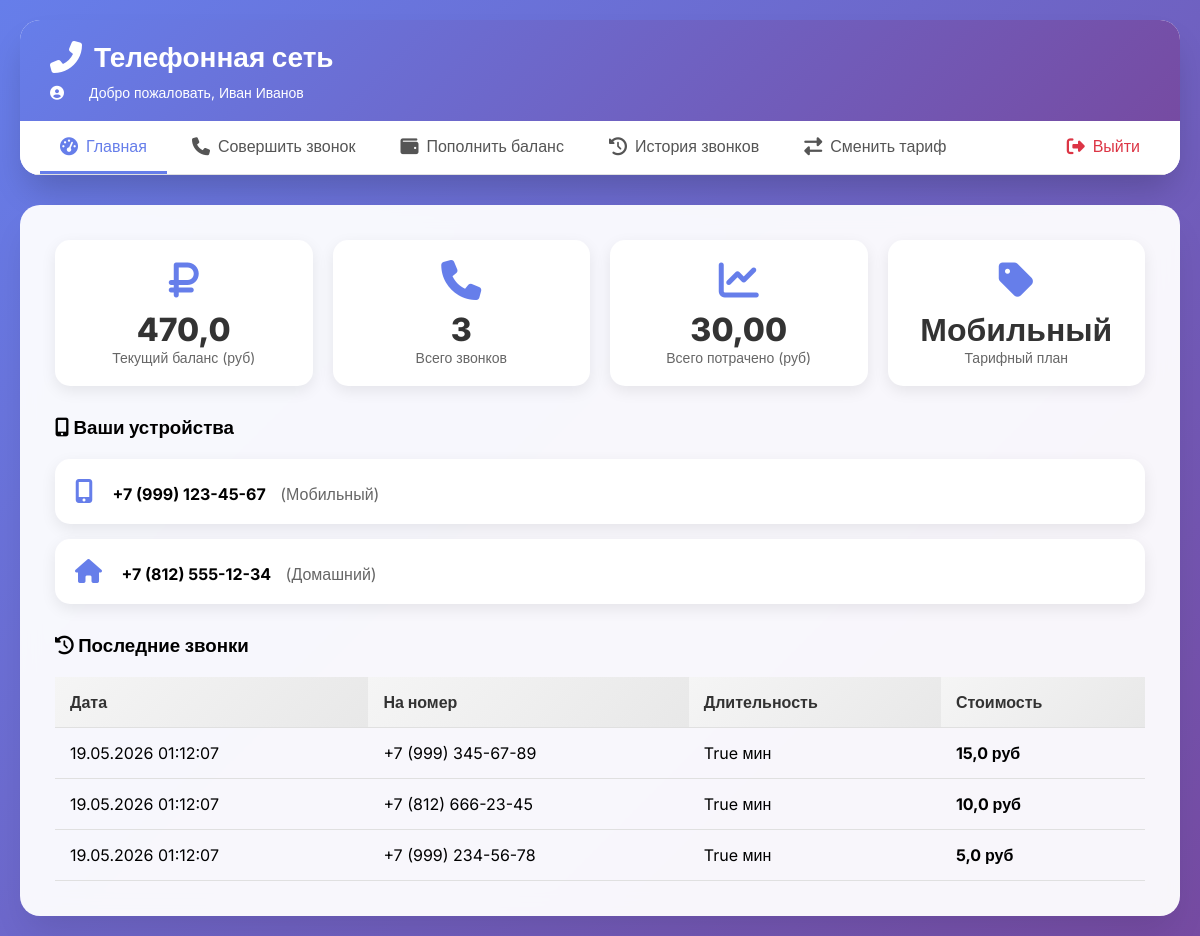
Before: /dashboard/ (signed in) with the older database file.
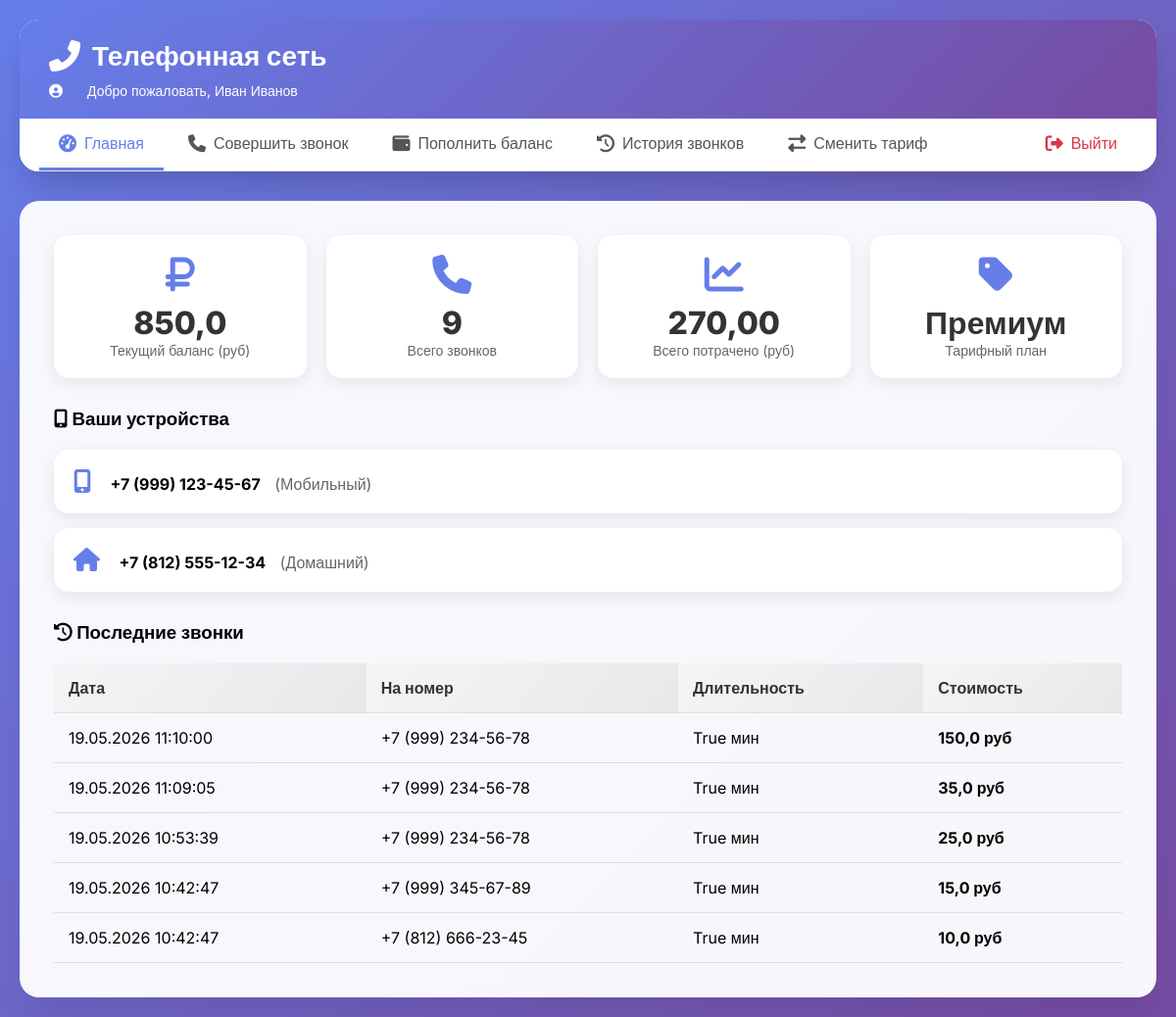
After: the same page with the newer database file.
### billing/models.py (models this page shows, shortened)
class Client(models.Model):
    name = models.CharField(max_length=100)
    balance = models.FloatField(default=0.0)
    tariff = models.ForeignKey(Tariff, on_delete=models.SET_NULL, null=True)
    username = models.CharField(max_length=50, unique=True, default='user')
    password = models.CharField(max_length=128, default='password')
    is_admin = models.BooleanField(default=False)
    class Meta:
        db_table = 'clients'

class Tariff(models.Model):
    name = models.CharField(max_length=50)
    price_per_minute = models.FloatField(default=1.0)
    class Meta:
        db_table = 'tariffs'

class Device(models.Model):
    DEVICE_TYPES = [
        ('mobile', 'Мобильный'),
        ('home', 'Домашний'),
    ]
    phone_number = models.CharField(max_length=20, unique=True)
    device_type = models.CharField(max_length=10, choices=DEVICE_TYPES)
    client = models.ForeignKey(
        Client, on_delete=models.CASCADE, related_name='devices')
    class Meta:
        db_table = 'devices'

class Call(models.Model):
    start_time = models.DateTimeField(auto_now_add=True)
    duration_sec = models.IntegerField()
    cost = models.FloatField(default=0.0)
    from_device = models.ForeignKey(
        Device, on_delete=models.CASCADE, related_name='outgoing_calls')
    to_device = models.ForeignKey(
        Device, on_delete=models.CASCADE, related_name='incoming_calls')
    class Meta:
        db_table = 'calls'

### billing/views.py (the view)
# urls.py: path('dashboard/', views.dashboard, name='dashboard'),
def dashboard(request):
    if 'client_id' not in request.session:
        return redirect('login')
    client = Client.objects.get(id=request.session['client_id'])
    devices = Device.objects.filter(client=client)
    recent_calls = Call.objects.filter(from_device__client=client).order_by('-start_time')[:5]
    context = {
        'client': client,
        'devices': devices,
        'recent_calls': recent_calls,
        'client_name': client.name,
        'total_spent': sum([float(call.cost) for call in Call.objects.filter(from_device__client=client)]),
        'total_calls': Call.objects.filter(from_device__client=client).count(),
    }
    return render(request, 'billing/dashboard.html', context)

### billing/templates/billing/dashboard.html
{% extends 'billing/base.html' %} {% block content %}
<div class="stats-grid">
  <div class="stat-card">
    <i class="fas fa-ruble-sign"></i>
    <div class="number">{{ client.balance }}</div>
    <div class="label">Текущий баланс (руб)</div>
  </div>
  <div class="stat-card">
    <i class="fas fa-phone"></i>
    <div class="number">{{ total_calls }}</div>
    <div class="label">Всего звонков</div>
  </div>
  <div class="stat-card">
    <i class="fas fa-chart-line"></i>
    <div class="number">{{ total_spent|floatformat:2 }}</div>
    <div class="label">Всего потрачено (руб)</div>
  </div>
  <div class="stat-card">
    <i class="fas fa-tag"></i>
    <div class="number">{{ client.tariff.name|default:"Не выбран" }}</div>
    <div class="label">Тарифный план</div>
  </div>
</div>
<h3 style="margin: 30px 0 20px 0">
  <i class="fas fa-mobile-alt"></i> Ваши устройства
</h3>
<div style="display: grid; gap: 15px; margin-bottom: 30px">
  {% for device in devices %}
  <div
    class="card"
    style="display: flex; justify-content: space-between; align-items: center"
  >
    <div>
      <i
        class="fas fa-{% if device.device_type == 'mobile' %}mobile-alt{% else %}home{% endif %}"
        style="color: #667eea; font-size: 24px; margin-right: 15px"
      ></i>
      <strong>{{ device.phone_number }}</strong>
      <span style="color: #666; margin-left: 10px"
        >({{ device.get_device_type_display }})</span
      >
    </div>
  </div>
  {% empty %}
  <div class="alert alert-info">У вас нет зарегистрированных устройств</div>
  {% endfor %}
</div>
<h3 style="margin-bottom: 20px">
  <i class="fas fa-history"></i> Последние звонки
</h3>
{% if recent_calls %}
<table>
  <thead>
    <tr>
      <th>Дата</th>
      <th>На номер</th>
      <th>Длительность</th>
      <th>Стоимость</th>
    </tr>
  </thead>
  <tbody>
    {% for call in recent_calls %}
    <tr>
      <td>{{ call.start_time|date:"d.m.Y H:i:s" }}</td>
      <td>{{ call.to_device.phone_number }}</td>
      <td>{{ call.duration_sec|divisibleby:60 }} мин</td>
      <td><strong>{{ call.cost }} руб</strong></td>
    </tr>
    {% endfor %}
  </tbody>
</table>
{% else %}
<div class="alert alert-info">Звонков пока нет</div>
{% endif %} {% endblock %}

### billing/templates/billing/base.html (shortened to what this page needs)
<!doctype html>
<html lang="ru">
  <head>
    <link
      rel="stylesheet"
      href="https://cdnjs.cloudflare.com/ajax/libs/font-awesome/6.4.0/css/all.min.css"
    />
  </head>
  <body>
    <div class="container">
      <div class="header">
        <div class="header-top">
          <h1>
            <i class="fas fa-phone-alt"></i>
            Телефонная сеть
          </h1>
          {% if request.session.client_id %}
          <div class="user-info">
            <i class="fas fa-user-circle"></i>
            <span
              >Добро пожаловать, {{ client_name|default:"Пользователь" }}</span
            >
          </div>
          {% endif %}
        </div>
        {% if request.session.client_id %}
        <div class="nav-menu">
          <a
            href="{% url 'dashboard' %}"
            class="{% if request.resolver_match.url_name == 'dashboard' %}active{% endif %}"
          >
            <i class="fas fa-tachometer-alt"></i> Главная
          </a>
          <a
            href="{% url 'make_call' %}"
            class="{% if request.resolver_match.url_name == 'make_call' %}active{% endif %}"
          >
            <i class="fas fa-phone"></i> Совершить звонок
          </a>
          <a
            href="{% url 'topup' %}"
            class="{% if request.resolver_match.url_name == 'topup' %}active{% endif %}"
          >
            <i class="fas fa-wallet"></i> Пополнить баланс
          </a>
          <a
            href="{% url 'history' %}"
            class="{% if request.resolver_match.url_name == 'history' %}active{% endif %}"
          >
            <i class="fas fa-history"></i> История звонков
          </a>
          <a
            href="{% url 'change_tariff' %}"
            class="{% if request.resolver_match.url_name == 'change_tariff' %}active{% endif %}"
          >
            <i class="fas fa-exchange-alt"></i> Сменить тариф
          </a>
          <a href="{% url 'logout' %}" class="logout-link">
            <i class="fas fa-sign-out-alt"></i> Выйти
          </a>
        </div>
        {% endif %}
      </div>
      <div class="content">{% block content %}{% endblock %}</div>
    </div>
  </body>
</html>

Changed rows visible on the page:
no longer on this page (row unchanged): Call: start_time "19.05.2026 01:12:07", to_device.phone_number "+7 (999) 345-67-89", duration_sec|divisibleby "True", cost "15,0"
no longer on this page (row unchanged): Call: start_time "19.05.2026 01:12:07", to_device.phone_number "+7 (812) 666-23-45", duration_sec|divisibleby "True", cost "10,0"
no longer on this page (row unchanged): Call: start_time "19.05.2026 01:12:07", to_device.phone_number "+7 (999) 234-56-78", duration_sec|divisibleby "True", cost "5,0"
changed Client "Иван Иванов": balance "470,0" → "850,0"; tariff.name "Мобильный" → "Премиум"
added Call: start_time "19.05.2026 11:10:00", to_device.phone_number "+7 (999) 234-56-78", duration_sec|divisibleby "True", cost "150,0"
added Call: start_time "19.05.2026 11:09:05", to_device.phone_number "+7 (999) 234-56-78", duration_sec|divisibleby "True", cost "35,0"
added Call: start_time "19.05.2026 10:53:39", to_device.phone_number "+7 (999) 234-56-78", duration_sec|divisibleby "True", cost "25,0"
added Call: start_time "19.05.2026 10:42:47", to_device.phone_number "+7 (999) 345-67-89", duration_sec|divisibleby "True", cost "15,0"
added Call: start_time "19.05.2026 10:42:47", to_device.phone_number "+7 (812) 666-23-45", duration_sec|divisibleby "True", cost "10,0"
Other visible differences:
{{ total_calls }}: "3" → "9"
{{ total_spent|floatformat:2 }}: "30,00" → "270,00"
